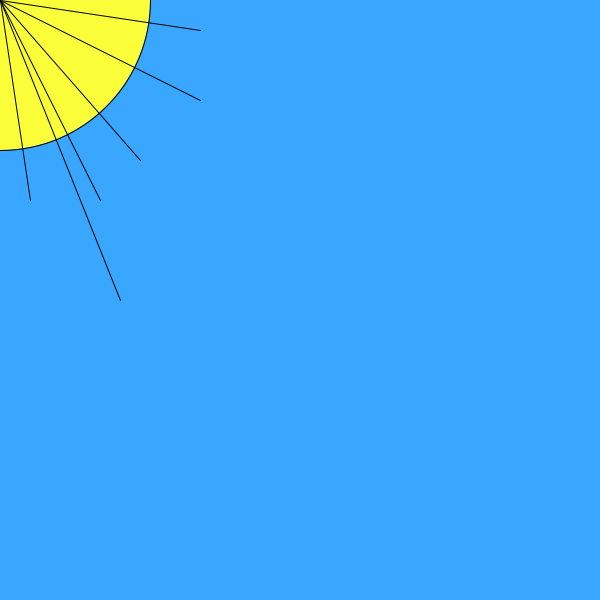
Frame 1 (no input)
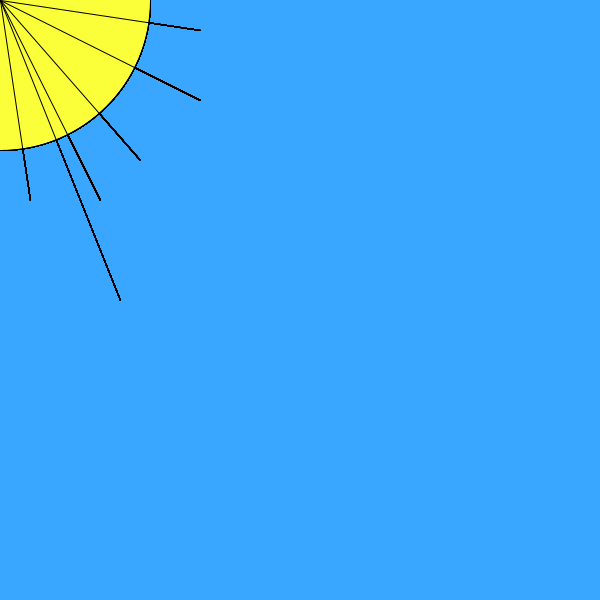
Frame 60 (the mouse pressed at the canvas centre just before this capture)
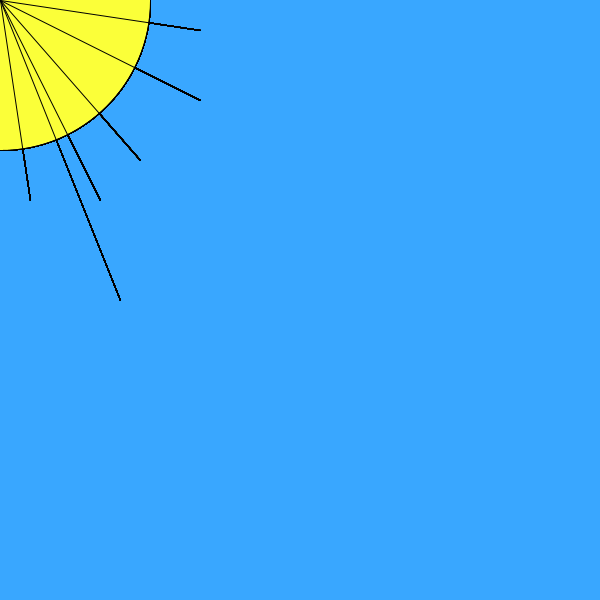
Frame 120 (the mouse held since frame 60 and released just before this capture)

The Processing sketch that drew these frames (run headless with seeded random() and noise(); from frame 60 on, the mouse is pressed at the canvas centre):

// Processing sketch: processing_99188
// ── processing_99188.pde

void setup()
{
  size(600, 600);
  background(57, 167, 255);
  smooth();
}
void draw()
{
  fill(251, 255, 57);
  ellipse(0, 0, 300, 300);
  stroke( 0, 0, 0);
  line(0, 0, 140, 160);
  line(0,0, 120,300);
  line(0,0, 200,100);
  line(0,0,100,200);
  line(0,0,200,30);
  line(0,0,30,200);  
}
